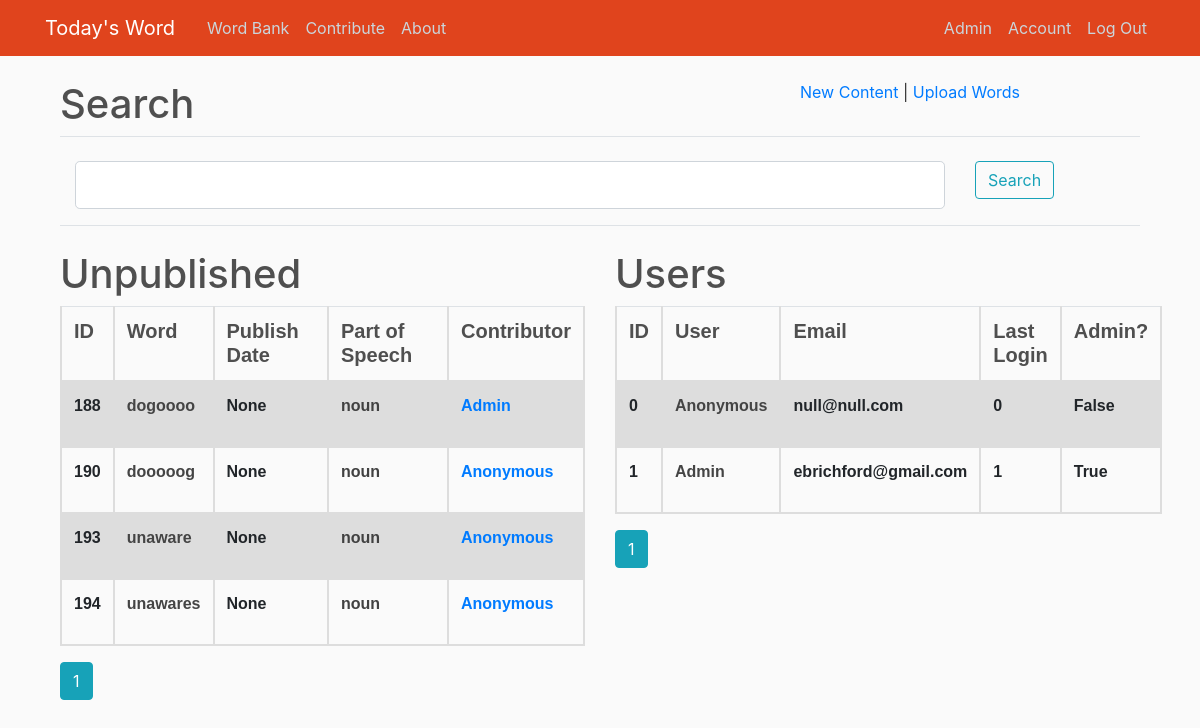
The page /admin (signed in) on the database its author committed.
### wotd/models.py (models this page shows, shortened)
class Word(db.Model):
    id = db.Column(db.Integer, primary_key=True)
    word = db.Column(db.String(100), nullable=False)
    partOfSpeech_id = db.Column(db.Integer, db.ForeignKey('part_of_speech.id'), nullable=False)
    definition = db.Column(db.Text, nullable=False)
    exampleSentence = db.Column(db.Text, nullable=False)
    ipa = db.Column(db.Text, nullable=True)
    date_added = db.Column(db.DateTime, nullable=False, default=datetime.utcnow)
    date_published = db.Column(db.Date, nullable=True)
    user_id = db.Column(db.Integer, db.ForeignKey('user.id'), nullable=True)

class PartOfSpeech(db.Model):
    id = db.Column(db.Integer, primary_key=True)
    partOfSpeech = db.Column(db.String(100), nullable=False)
    words = db.relationship('Word', backref='part_o_speech', lazy=True)

class User(db.Model, UserMixin):
    id = db.Column(db.Integer, primary_key=True)
    username = db.Column(db.String(20), unique=True, nullable=False)
    email = db.Column(db.String(120), unique=True, nullable=False)
    image_file = db.Column(db.String(20), nullable=False, default='default.jpg')
    password = db.Column(db.String(60), nullable=False)
    isAdmin = db.Column(db.Boolean, nullable=False, default=False)
    words = db.relationship('Word', backref='contributor', lazy=True)

### wotd/admin/routes.py (the view)
@admins.route("/admin", methods=['GET', 'POST'])
@login_required
def admin():
    if current_user.isAdmin is False:
        return redirect(url_for('main.home'))
    content = Content.query.filter_by(isActive=True).first()
    cid = content.id if content else 0
    form = SearchForm()
    if form.validate_on_submit and form.search_data.data is not None:
        return redirect(url_for('admins.admin_search', search_term=form.search_data.data))
    today = datetime.date(datetime.now())
    word_page = request.args.get('page', 1, type=int)
    future = Word.query \
        .filter(
            or_(
                Word.date_published == None
                , Word.date_published > today
            )
        ) \
        .paginate(per_page=5, page=word_page)
    user_page = request.args.get('page', 1, type=int)
    users = User.query.paginate(per_page=5, page=user_page)
    return render_template('admin.html'
                           , title='Admin'
                           , unpublished=future
                           , users=users
                           , form=form
                           , content_id=cid)

### wotd/main/forms.py
class SearchForm(FlaskForm):
    search_data = StringField('Search')
    submit = SubmitField('Search')

### wotd/models.py (called while the page is built)
@login_manager.user_loader
def load_user(user_id):
    return User.query.get(int(user_id))

### wotd/templates/admin.html (shortened to what this page needs)
{% extends "layout.html" %}
{% block content %}
    <div class="container">
        <div class="row">
            <div class="col-md-8">
                <h1>Search</h1>
            </div>
            <div class="col-md-4">
                <a href="{{ url_for('admins.content_new') }}">New Content</a>
                <a> | </a>
                <a href="{{ url_for('admins.import_words') }}">Upload Words</a>
            </div>
        </div>
        <div class="row">
            <form method="POST" action="" class="col-md-12 input-group">
                <legend class="border-bottom mb-4">{{ legend }}</legend>
                <div class="form-group col-md-10">
                    <fieldset >
                        <div>
                            {% if form.search_data.errors %}
                                {{ form.search_data(class="form-control form-control-lg is-invalid") }}
                                <div class="invalid-feedback">
                                    {% for error in form.search_data.errors %}
                                        <span> {{ error }} </span>
                                    {% endfor %}
                                </div>
                            {% else %}
                                {{ form.search_data(class="form-control form-control-lg") }}
                            {% endif %}
                        </div>
                    </fieldset>
                </div>
                <div class="form-group col-md-2">
                    {{ form.submit(class="btn btn-outline-info") }}
                </div>
                <legend class="border-bottom mb-4">{{ legend }}</legend>
            </form>
        </div>
    </div>
    <div class="container">
        <div class="row">
            <div class="col-md-6">
                <h1>Unpublished</h1>
                <table class="table">
                    <tr class="tr">
                        <th><h5 class="article-header">ID</h5></th>
                        <th><h5 class="article-header">Word</h5></th>
                        <th><h5 class="article-header">Publish Date</h5></th>
                        <th><h5 class="article-header">Part of Speech</h5></th>
                        <th><h5 class="article-header">Contributor</h5></th>
                    </tr>
                {% for word in unpublished.items %}
                    <tr class="tr">
                        <th>
                            <b><a class="article-content">{{ word.id }}</a></b>
                        </th>
                        <th>
                            <b><a class="article-title" href="{{ url_for('words.word', word_id = word.id) }}">{{ word.word }}</a></b>
                        </th>
                        <th>
                            <p class="text-content">{{ word.date_published }}</p>
                        </th>
                        <th>
                            <p class="article-content">{{ word.part_o_speech.partOfSpeech }}</p>
                        </th>
                        <th>
                            <a class="mr-2" href="{{ url_for('words.word_bank_user', user_id = word.contributor.id) }}">{{ word.contributor.username }}</a>
                        </th>
                    </tr>
                {% endfor %}
                </table>
                {% for page_num in unpublished.iter_pages(left_edge=1, right_edge=1, left_current=1, right_current=2) %}
                    {% if page_num %}
                        {% if unpublished.page == page_num %}
                            <a class="btn btn-info mb-4" href="{{ url_for('admins.admin', word_page=page_num) }}">{{ page_num }}</a>
                        {% else %}
                            <a class="btn btn-outline-info mb-4" href="{{ url_for('admins.admin', word_page=page_num) }}">{{ page_num }}</a>
                        {% endif %}
                    {% else %}
                        ...
                    {% endif %}
                {% endfor %}
            </div>
            <div class="col-md-6">
                <h1>Users</h1>
                <table class="table">
                    <tr class="tr">
                        <th><h5 class="article-header">ID</h5></th>
                        <th><h5 class="article-header">User</h5></th>
                        <th><h5 class="article-header">Email</h5></th>
                        <th><h5 class="article-header">Last Login</h5></th>
                        <th><h5 class="article-header">Admin?</h5></th>
                    </tr>
                {% for user in users.items %}
                    <tr class="tr">
                        <th>
                            <b><a class="article-content">{{ user.id }}</a></b>
                        </th>
                        <th>
                            <b><a class="article-title" href="{{ url_for('users.account_admin', user_id = user.id) }}">{{ user.username }}</a></b>
                        </th>
                        <th>
                            <p class="text-content">{{ user.email }}</p>
                        </th>
                        <th>
                            <p class="text-content">{{ user.id }}</p>
                        </th>
                        <th>
                            <a class="text-content">{{ user.isAdmin }}</a>
                        </th>
                    </tr>
                {% endfor %}
                </table>
                {% for page_num in users.iter_pages(left_edge=1, right_edge=1, left_current=1, right_current=2) %}
                    {% if page_num %}
                        {% if users.page == page_num %}
                            <a class="btn btn-info mb-4" href="{{ url_for('admins.admin', user_page=page_num) }}">{{ page_num }}</a>
                        {% else %}
                            <a class="btn btn-outline-info mb-4" href="{{ url_for('admins.admin', user_page=page_num) }}">{{ page_num }}</a>
                        {% endif %}
                    {% else %}
                        ...
                    {% endif %}
                {% endfor %}
            </div>
        </div>
    </div>
{% endblock content %}

### wotd/static/main.css (style rules this page uses)
body { background: #fafafa; color: #333333; margin-top: 5rem; }
h1, h2, h3, h4, h5, h6 { color: #4f4f4f; }
.article-title { color: #444444; }
.article-header { font-weight: bold; margin-bottom: 1px }
.article-content { color: #414141 }
.table { font-family: arial, sans-serif; border-collapse: collapse; width: 100%; }
.td, th { border: 2px solid #dddddd; text-align: left; padding: 8px; word-wrap: break-word; }
.tr:nth-child(even) { background-color: #dddddd; }

### rows shown on the page
Word: id "188", word "dogoooo", date_published "None", part_o_speech.partOfSpeech "noun", contributor.username "Admin"
Word: id "190", word "dooooog", date_published "None", part_o_speech.partOfSpeech "noun", contributor.username "Anonymous"
Word: id "193", word "unaware", date_published "None", part_o_speech.partOfSpeech "noun", contributor.username "Anonymous"
Word: id "194", word "unawares", date_published "None", part_o_speech.partOfSpeech "noun", contributor.username "Anonymous"
User: id "0", username "Anonymous", email "null@null.com", isAdmin "False"
User: id "1", username "Admin", email "ebrichford@gmail.com", isAdmin "True"

### other values the page prints
{{ page_num }} "1"
